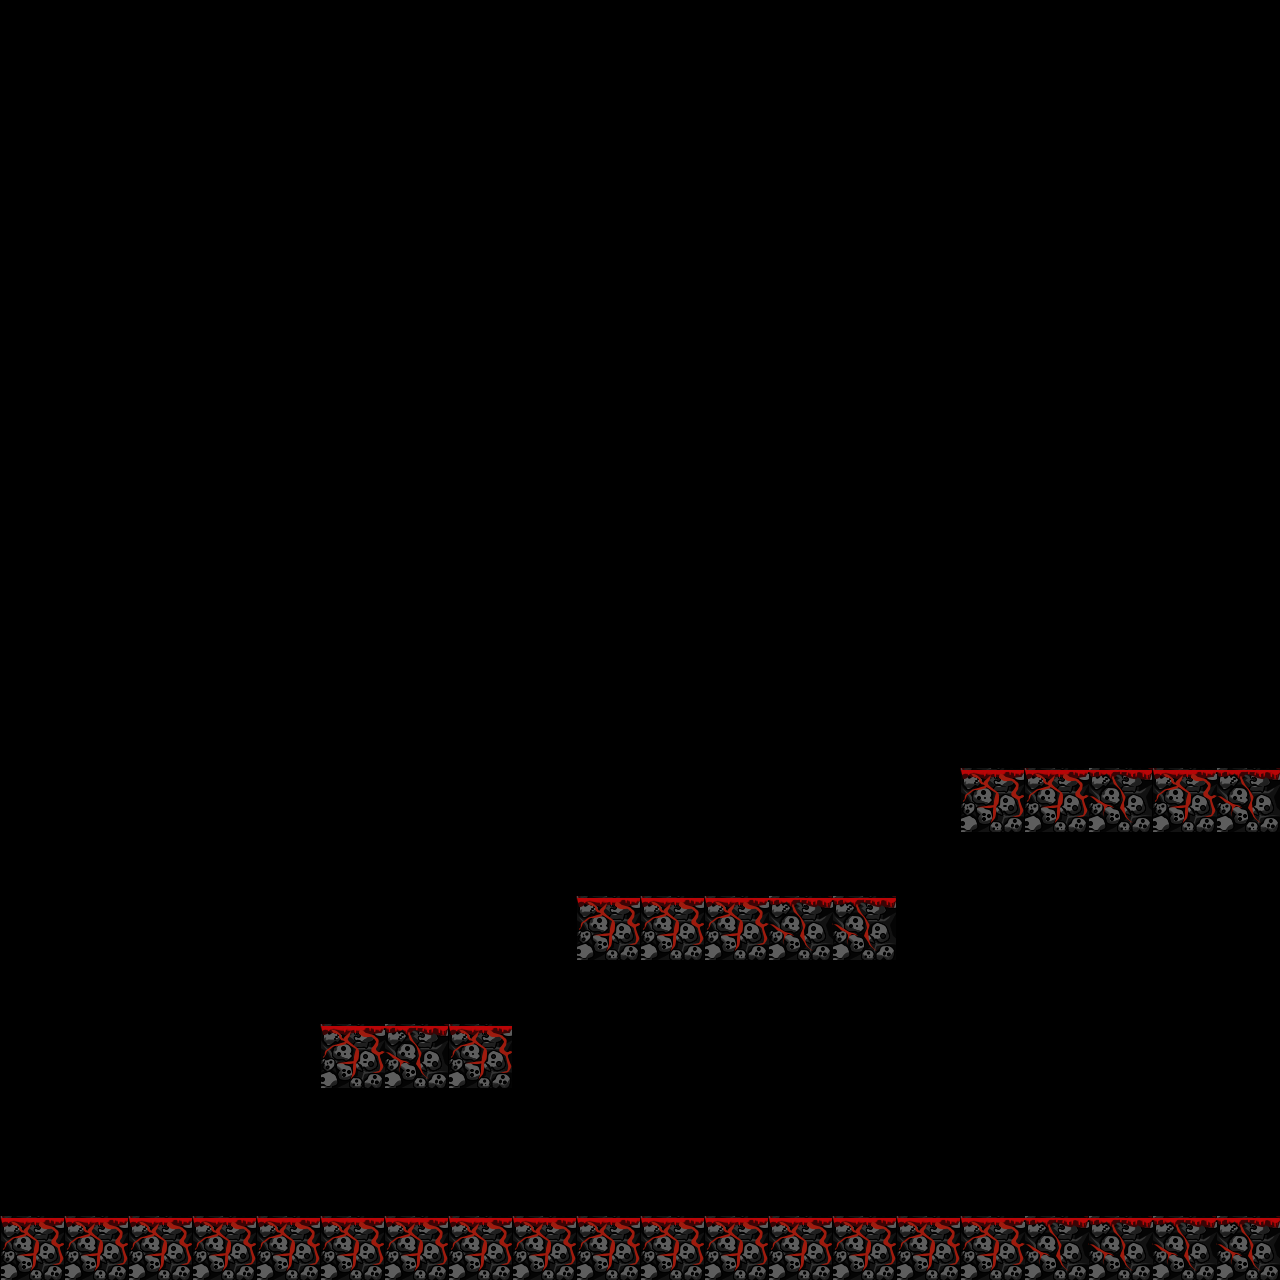

A 2D game scene composited from a Tiled map and its tileset images. What follows is a short description and the map's XML, with every tile layer's data as written:
An orthogonal 20x20 tile map with 64x64 px tiles, 1 tile layer (Capa de Patrones 1).

<map version="1.0" tiledversion="1.0.3" orientation="orthogonal" renderorder="right-down" width="20" height="20" tilewidth="64" tileheight="64" nextobjectid="1">
 <tileset firstgid="1" source="test.tsx" />
 <layer name="Capa de Patrones 1" width="20" height="20">
  <data encoding="csv">
0,0,0,0,0,0,0,0,0,0,0,0,0,0,0,0,0,0,0,0,
0,0,0,0,0,0,0,0,0,0,0,0,0,0,0,0,0,0,0,0,
0,0,0,0,0,0,0,0,0,0,0,0,0,0,0,0,0,0,0,0,
0,0,0,0,0,0,0,0,0,0,0,0,0,0,0,0,0,0,0,0,
0,0,0,0,0,0,0,0,0,0,0,0,0,0,0,0,0,0,0,0,
0,0,0,0,0,0,0,0,0,0,0,0,0,0,0,0,0,0,0,0,
0,0,0,0,0,0,0,0,0,0,0,0,0,0,0,0,0,0,0,0,
0,0,0,0,0,0,0,0,0,0,0,0,0,0,0,0,0,0,0,0,
0,0,0,0,0,0,0,0,0,0,0,0,0,0,0,0,0,0,0,0,
0,0,0,0,0,0,0,0,0,0,0,0,0,0,0,0,0,0,0,0,
0,0,0,0,0,0,0,0,0,0,0,0,0,0,0,0,0,0,0,1,
0,0,0,0,0,0,0,0,0,0,0,0,0,0,0,2,0,0,0,2,
0,0,0,0,0,0,0,0,0,0,0,0,0,1,0,24,24,25,24,25,
0,0,0,0,0,0,0,0,0,2,0,0,0,2,0,0,0,0,0,0,
0,0,0,0,0,0,0,1,0,24,24,24,25,25,0,0,0,0,0,0,
0,0,0,0,0,2,0,2,0,0,0,0,0,0,0,0,0,0,0,0,
0,0,0,0,0,24,25,24,0,0,0,0,0,0,0,0,0,0,0,0,
0,0,0,0,0,0,0,0,0,0,0,0,1,0,0,0,0,0,0,1,
0,0,0,0,0,0,0,0,0,0,2,0,0,0,0,0,0,0,0,0,
24,24,24,24,24,24,24,24,24,24,24,24,24,24,24,24,25,25,25,25
</data>
 </layer>
</map>